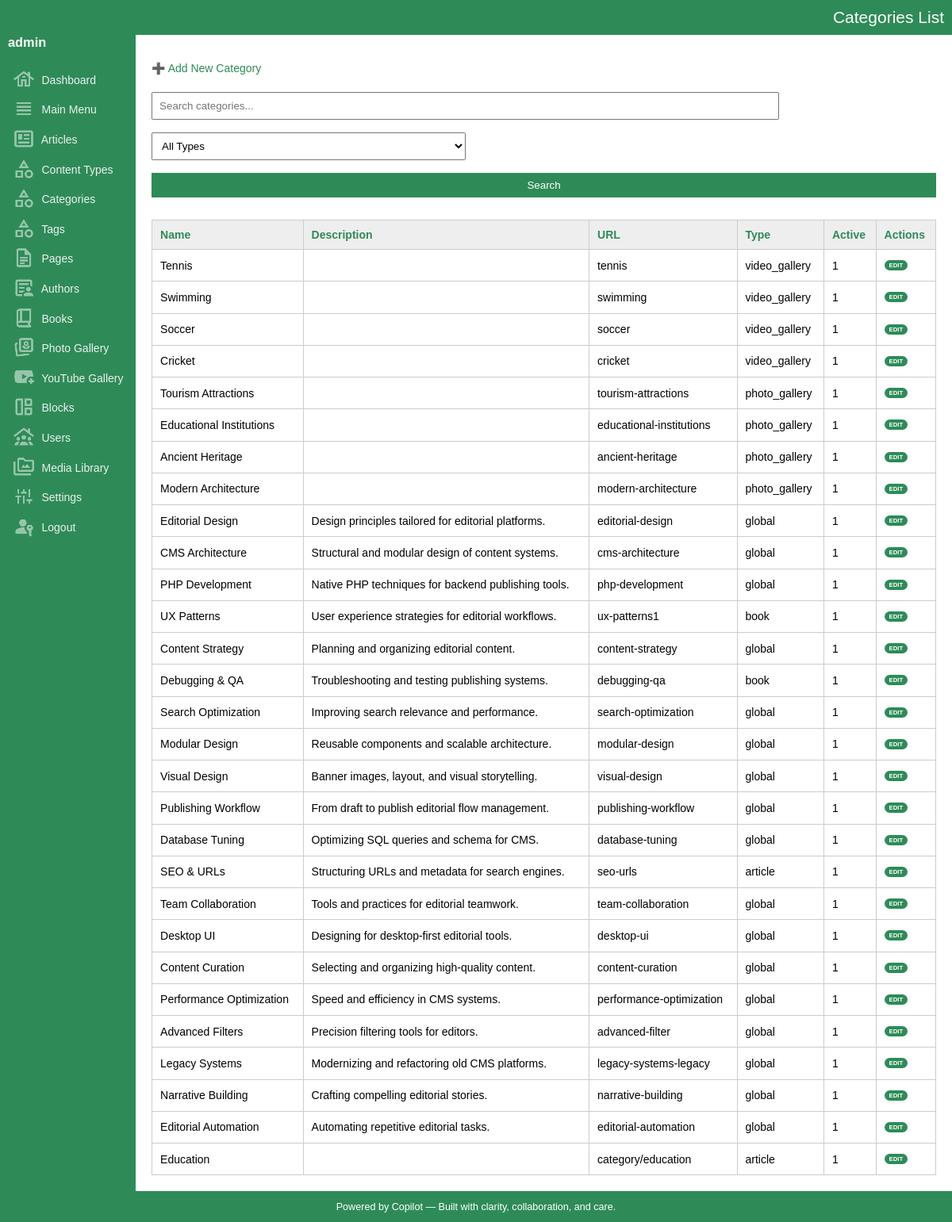
The page /admin/categories/list.php (signed in) on the database its author committed.
### tables this page shows
CREATE TABLE IF NOT EXISTS `categories` (
  `key_categories` int(10) UNSIGNED NOT NULL AUTO_INCREMENT,
  `key_media_banner` int(10) UNSIGNED NOT NULL DEFAULT '0',
  `name` varchar(200) NOT NULL DEFAULT '',
  `description` varchar(1000) NOT NULL DEFAULT '',
  `url` varchar(200) NOT NULL DEFAULT '',
  `banner_image_url` varchar(2000) NOT NULL DEFAULT '',
  `sort` smallint(6) NOT NULL DEFAULT '0',
  `is_active` tinyint(1) DEFAULT '1',
  `entry_date_time` datetime NOT NULL DEFAULT CURRENT_TIMESTAMP,
  `category_type` enum('article','book','photo_gallery','video_gallery','global') NOT NULL DEFAULT 'global',
  PRIMARY KEY (`key_categories`)
);

### admin/categories/list.php (the view, shortened to what this page needs)
<?php
include_once('../../dbconnection.php');
include_once('../functions.php');
include_once('../layout.php');
?>
<p><a href="#" onclick="openModal()">➕ Add New Category</a></p>
<form method="get">
	<input type="text" name="q" placeholder="Search categories..." value="<?= htmlspecialchars($_GET['q'] ?? '') ?>">
	<select name="type" onchange="this.form.submit()">
		<option value="">All Types</option>
	</select>
	<input type="submit" value="Search">
</form>
<table>
	<thead>
		<tr>
			<th><?= sortLink('Name', 'name', $_GET['sort'] ?? '', $_GET['dir'] ?? '') ?></th>
			<th>Description</th>
			<th><?= sortLink('URL', 'url', $_GET['sort'] ?? '', $_GET['dir'] ?? '') ?></th>
			<th><?= sortLink('Type', 'category_type', $_GET['sort'] ?? '', $_GET['dir'] ?? '') ?></th>
			<th><?= sortLink('Active', 'is_active', $_GET['sort'] ?? '', $_GET['dir'] ?? '') ?></th>
			<th>Actions</th>
		</tr>
	</thead>
	<tbody>
	<?php
	$sort = $_GET['sort'] ?? 'entry_date_time';
	$dir = $_GET['dir'] ?? 'desc';
	$allowedSorts = ['name', 'url', 'is_active', 'category_type'];
	if (!in_array($sort, $allowedSorts)) $sort = 'entry_date_time';
	$sql = "SELECT * FROM categories";
	$sql .= " ORDER BY $sort $dir";
	$result = $conn->query($sql);
	while ($row = $result->fetch_assoc()) {
	  echo "<tr>
			<td>{$row['name']}</td>
			<td>{$row['description']}</td>
			<td>{$row['url']}</td>
			<td>{$row['category_type']}</td>
			<td>{$row['is_active']}</td>
			<td class='record-action-links'>
				<a href='#' onclick='editItem({$row['key_categories']}, \"get_category.php\", [\"name\",\"description\",\"url\",\"banner_image_url\",\"sort\",\"key_media_banner\",\"is_active\"]); return false;'>Edit</a>
				<a href='delete.php?id={$row['key_categories']}' onclick='return confirm(\"Delete this category?\")' style='display:none'>Delete</a>
			</td>
	  </tr>";
	}
	?>
	</tbody>
</table>

### admin/assets/css/style.css (style rules this page uses)
body { margin:0; font-family:Arial, sans-serif; font-size:14px; }
a { color:seagreen; text-decoration:none; }
table { width:100%; border-collapse:collapse; margin-top:20px; }
table th, table td { padding:10px; border:1px solid #ccc; text-align:left; }
table th { background:#eee; color:seagreen; }
form select, form input[type="number"], #username, #password { width:40%; padding:8px; margin:8px 0; box-sizing:border-box; }
form input[type="text"], form input[type="url"], form input[type="tel"], form input[type="email"] { width:80%; padding:8px; margin:8px 0; box-sizing:border-box; }
form textarea, form input[type="submit"] { width:100%; padding:8px; margin:8px 0; box-sizing:border-box; }
form input[type="submit"] { background:seagreen; color:#fff; border:none; cursor:pointer; }
.record-action-links { text-transform:uppercase; font-size:.55em; font-weight:bold; word-spacing:3px; line-height:250%; max-width:150px; }
.record-action-links a { background-color:seagreen; color:#FFF; border-radius:30px; padding:2px 6px 2px 6px; }

### rows shown on the page
categories: name "Tennis", url "tennis", category_type "video_gallery", is_active "1"
categories: name "Swimming", url "swimming", category_type "video_gallery", is_active "1"
categories: name "Soccer", url "soccer", category_type "video_gallery", is_active "1"
categories: name "Cricket", url "cricket", category_type "video_gallery", is_active "1"
categories: name "Tourism Attractions", url "tourism-attractions", category_type "photo_gallery", is_active "1"
categories: name "Educational Institutions", url "educational-institutions", category_type "photo_gallery", is_active "1"
categories: name "Ancient Heritage", url "ancient-heritage", category_type "photo_gallery", is_active "1"
categories: name "Modern Architecture", url "modern-architecture", category_type "photo_gallery", is_active "1"
categories: name "Editorial Design", description "Design principles tailored for editorial platforms.", url "editorial-design", category_type "global", is_active "1"
categories: name "CMS Architecture", description "Structural and modular design of content systems.", url "cms-architecture", category_type "global", is_active "1"
categories: name "PHP Development", description "Native PHP techniques for backend publishing tools.", url "php-development", category_type "global", is_active "1"
categories: name "UX Patterns", description "User experience strategies for editorial workflows.", url "ux-patterns1", category_type "book", is_active "1"
categories: name "Content Strategy", description "Planning and organizing editorial content.", url "content-strategy", category_type "global", is_active "1"
categories: name "Debugging & QA", description "Troubleshooting and testing publishing systems.", url "debugging-qa", category_type "book", is_active "1"
categories: name "Search Optimization", description "Improving search relevance and performance.", url "search-optimization", category_type "global", is_active "1"
categories: name "Modular Design", description "Reusable components and scalable architecture.", url "modular-design", category_type "global", is_active "1"
categories: name "Visual Design", description "Banner images, layout, and visual storytelling.", url "visual-design", category_type "global", is_active "1"
categories: name "Publishing Workflow", description "From draft to publish editorial flow management.", url "publishing-workflow", category_type "global", is_active "1"
categories: name "Database Tuning", description "Optimizing SQL queries and schema for CMS.", url "database-tuning", category_type "global", is_active "1"
categories: name "SEO & URLs", description "Structuring URLs and metadata for search engines.", url "seo-urls", category_type "article", is_active "1"
categories: name "Team Collaboration", description "Tools and practices for editorial teamwork.", url "team-collaboration", category_type "global", is_active "1"
categories: name "Desktop UI", description "Designing for desktop-first editorial tools.", url "desktop-ui", category_type "global", is_active "1"
categories: name "Content Curation", description "Selecting and organizing high-quality content.", url "content-curation", category_type "global", is_active "1"
categories: name "Performance Optimization", description "Speed and efficiency in CMS systems.", url "performance-optimization", category_type "global", is_active "1"
categories: name "Advanced Filters", description "Precision filtering tools for editors.", url "advanced-filter", category_type "global", is_active "1"
categories: name "Legacy Systems", description "Modernizing and refactoring old CMS platforms.", url "legacy-systems-legacy", category_type "global", is_active "1"
categories: name "Narrative Building", description "Crafting compelling editorial stories.", url "narrative-building", category_type "global", is_active "1"
categories: name "Editorial Automation", description "Automating repetitive editorial tasks.", url "editorial-automation", category_type "global", is_active "1"
categories: name "Education", url "category/education", category_type "article", is_active "1"

### other values the page prints
$title "Categories List"
$username "admin"
$label "Name URL Type Active"
